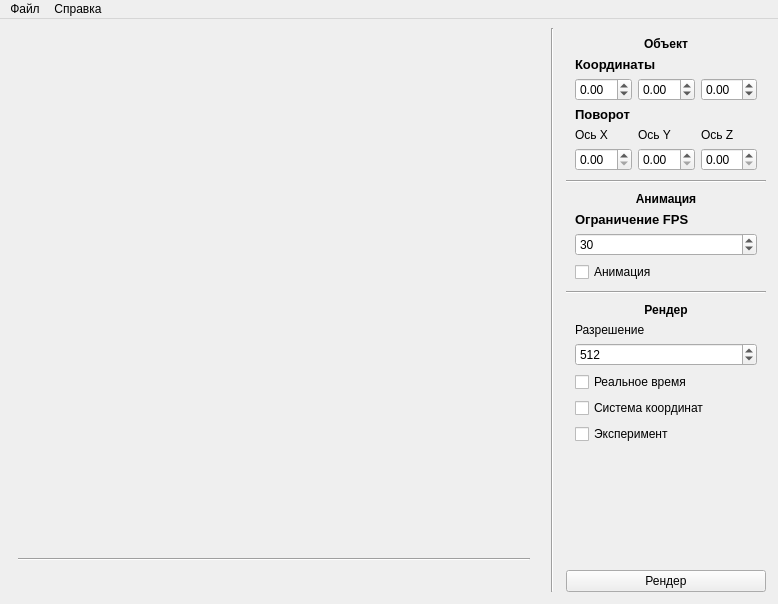
<?xml version="1.0" encoding="UTF-8"?>
<ui version="4.0">
 <class>mainWindow</class>
 <widget class="QMainWindow" name="mainWindow">
  <property name="geometry">
   <rect>
    <x>0</x>
    <y>0</y>
    <width>778</width>
    <height>604</height>
   </rect>
  </property>
  <property name="sizePolicy">
   <sizepolicy hsizetype="Preferred" vsizetype="Minimum">
    <horstretch>0</horstretch>
    <verstretch>0</verstretch>
   </sizepolicy>
  </property>
  <property name="windowTitle">
   <string>Лабораторная №1 по ООП</string>
  </property>
  <widget class="QWidget" name="mainWidget">
   <layout class="QGridLayout" name="gridLayout">
    <property name="rightMargin">
     <number>12</number>
    </property>
    <property name="bottomMargin">
     <number>12</number>
    </property>
    <property name="spacing">
     <number>12</number>
    </property>
    <item row="0" column="2" rowspan="3">
     <widget class="Line" name="mainSeparator">
      <property name="orientation">
       <enum>Qt::Vertical</enum>
      </property>
     </widget>
    </item>
    <item row="0" column="4" rowspan="3">
     <widget class="QWidget" name="menuWidget" native="true">
      <property name="sizePolicy">
       <sizepolicy hsizetype="Expanding" vsizetype="Expanding">
        <horstretch>0</horstretch>
        <verstretch>0</verstretch>
       </sizepolicy>
      </property>
      <property name="minimumSize">
       <size>
        <width>200</width>
        <height>0</height>
       </size>
      </property>
      <property name="maximumSize">
       <size>
        <width>300</width>
        <height>16777215</height>
       </size>
      </property>
      <layout class="QGridLayout" name="gridLayout_2">
       <property name="leftMargin">
        <number>0</number>
       </property>
       <property name="topMargin">
        <number>0</number>
       </property>
       <property name="rightMargin">
        <number>0</number>
       </property>
       <property name="bottomMargin">
        <number>0</number>
       </property>
       <property name="spacing">
        <number>0</number>
       </property>
       <item row="2" column="0">
        <widget class="QWidget" name="objectWidget" native="true">
         <layout class="QGridLayout" name="gridLayout_4">
          <item row="4" column="0" colspan="3">
           <widget class="QLabel" name="objectRotateLabel">
            <property name="font">
             <font>
              <pointsize>10</pointsize>
              <bold>true</bold>
             </font>
            </property>
            <property name="text">
             <string>Поворот</string>
            </property>
            <property name="alignment">
             <set>Qt::AlignLeading|Qt::AlignLeft|Qt::AlignVCenter</set>
            </property>
           </widget>
          </item>
          <item row="5" column="1">
           <widget class="QLabel" name="objectRotateYLabel">
            <property name="text">
             <string>Ось Y</string>
            </property>
           </widget>
          </item>
          <item row="1" column="0" colspan="3">
           <widget class="QLabel" name="objectCoordsLabel">
            <property name="font">
             <font>
              <pointsize>10</pointsize>
              <bold>true</bold>
             </font>
            </property>
            <property name="text">
             <string>Координаты</string>
            </property>
           </widget>
          </item>
          <item row="6" column="2">
           <widget class="QDoubleSpinBox" name="objectRotateZ">
            <property name="maximum">
             <double>360.000000000000000</double>
            </property>
            <property name="singleStep">
             <double>5.000000000000000</double>
            </property>
           </widget>
          </item>
          <item row="6" column="1">
           <widget class="QDoubleSpinBox" name="objectRotateY">
            <property name="maximum">
             <double>360.000000000000000</double>
            </property>
            <property name="singleStep">
             <double>5.000000000000000</double>
            </property>
           </widget>
          </item>
          <item row="2" column="0">
           <widget class="QDoubleSpinBox" name="objectX">
            <property name="minimum">
             <double>-10.000000000000000</double>
            </property>
            <property name="maximum">
             <double>10.000000000000000</double>
            </property>
            <property name="singleStep">
             <double>0.100000000000000</double>
            </property>
           </widget>
          </item>
          <item row="2" column="2">
           <widget class="QDoubleSpinBox" name="objectZ">
            <property name="minimum">
             <double>-10.000000000000000</double>
            </property>
            <property name="maximum">
             <double>10.000000000000000</double>
            </property>
            <property name="singleStep">
             <double>0.100000000000000</double>
            </property>
           </widget>
          </item>
          <item row="0" column="0" colspan="3">
           <widget class="QLabel" name="objectLabel">
            <property name="font">
             <font>
              <bold>true</bold>
             </font>
            </property>
            <property name="text">
             <string>Объект</string>
            </property>
            <property name="alignment">
             <set>Qt::AlignCenter</set>
            </property>
           </widget>
          </item>
          <item row="2" column="1">
           <widget class="QDoubleSpinBox" name="objectY">
            <property name="minimum">
             <double>-10.000000000000000</double>
            </property>
            <property name="maximum">
             <double>10.000000000000000</double>
            </property>
            <property name="singleStep">
             <double>0.100000000000000</double>
            </property>
           </widget>
          </item>
          <item row="5" column="2">
           <widget class="QLabel" name="objectRotateZLabel">
            <property name="text">
             <string>Ось Z</string>
            </property>
           </widget>
          </item>
          <item row="6" column="0">
           <widget class="QDoubleSpinBox" name="objectRotateX">
            <property name="maximum">
             <double>360.000000000000000</double>
            </property>
            <property name="singleStep">
             <double>5.000000000000000</double>
            </property>
           </widget>
          </item>
          <item row="5" column="0">
           <widget class="QLabel" name="objectRotateXLabel">
            <property name="text">
             <string>Ось X</string>
            </property>
           </widget>
          </item>
         </layout>
        </widget>
       </item>
       <item row="7" column="0">
        <spacer name="menuSpacer">
         <property name="orientation">
          <enum>Qt::Vertical</enum>
         </property>
         <property name="sizeType">
          <enum>QSizePolicy::Expanding</enum>
         </property>
         <property name="sizeHint" stdset="0">
          <size>
           <width>0</width>
           <height>0</height>
          </size>
         </property>
        </spacer>
       </item>
       <item row="5" column="0">
        <widget class="Line" name="menuSeparator1">
         <property name="orientation">
          <enum>Qt::Horizontal</enum>
         </property>
        </widget>
       </item>
       <item row="4" column="0">
        <widget class="QWidget" name="animationWidget" native="true">
         <layout class="QGridLayout" name="gridLayout_5">
          <item row="2" column="0">
           <widget class="QSpinBox" name="animationFPSSpinBox">
            <property name="minimum">
             <number>1</number>
            </property>
            <property name="maximum">
             <number>120</number>
            </property>
            <property name="value">
             <number>30</number>
            </property>
           </widget>
          </item>
          <item row="0" column="0">
           <widget class="QLabel" name="animationLabel">
            <property name="font">
             <font>
              <bold>true</bold>
             </font>
            </property>
            <property name="text">
             <string>Анимация</string>
            </property>
            <property name="alignment">
             <set>Qt::AlignCenter</set>
            </property>
           </widget>
          </item>
          <item row="3" column="0">
           <widget class="QCheckBox" name="animationCheck">
            <property name="text">
             <string>Анимация</string>
            </property>
           </widget>
          </item>
          <item row="1" column="0">
           <widget class="QLabel" name="label">
            <property name="font">
             <font>
              <pointsize>10</pointsize>
              <bold>true</bold>
             </font>
            </property>
            <property name="text">
             <string>Ограничение FPS</string>
            </property>
           </widget>
          </item>
         </layout>
        </widget>
       </item>
       <item row="3" column="0">
        <widget class="Line" name="menuSeparator2">
         <property name="orientation">
          <enum>Qt::Horizontal</enum>
         </property>
        </widget>
       </item>
       <item row="8" column="0">
        <widget class="QPushButton" name="menuRenderButton">
         <property name="text">
          <string>Рендер</string>
         </property>
        </widget>
       </item>
       <item row="6" column="0">
        <widget class="QWidget" name="renderWidget" native="true">
         <layout class="QGridLayout" name="gridLayout_3">
          <item row="1" column="0">
           <widget class="QLabel" name="renderResolutionLabel">
            <property name="text">
             <string>Разрешение</string>
            </property>
           </widget>
          </item>
          <item row="0" column="0">
           <widget class="QLabel" name="renderLabel">
            <property name="font">
             <font>
              <bold>true</bold>
             </font>
            </property>
            <property name="text">
             <string>Рендер</string>
            </property>
            <property name="alignment">
             <set>Qt::AlignCenter</set>
            </property>
           </widget>
          </item>
          <item row="4" column="0">
           <widget class="QCheckBox" name="renderCoordSystemCheck">
            <property name="text">
             <string>Система координат</string>
            </property>
           </widget>
          </item>
          <item row="3" column="0">
           <widget class="QCheckBox" name="renderRTCheck">
            <property name="text">
             <string>Реальное время</string>
            </property>
           </widget>
          </item>
          <item row="2" column="0">
           <widget class="QSpinBox" name="renderResolutionSpinBox">
            <property name="minimum">
             <number>64</number>
            </property>
            <property name="maximum">
             <number>1024</number>
            </property>
            <property name="singleStep">
             <number>64</number>
            </property>
            <property name="value">
             <number>512</number>
            </property>
           </widget>
          </item>
          <item row="5" column="0">
           <widget class="QCheckBox" name="renderExperimentCheck">
            <property name="text">
             <string>Эксперимент</string>
            </property>
           </widget>
          </item>
         </layout>
        </widget>
       </item>
      </layout>
     </widget>
    </item>
    <item row="0" column="1" rowspan="3">
     <widget class="QWidget" name="resultWidget" native="true">
      <layout class="QGridLayout" name="gridLayout_6">
       <item row="0" column="0">
        <widget class="QLabel" name="resultLabel">
         <property name="minimumSize">
          <size>
           <width>512</width>
           <height>512</height>
          </size>
         </property>
         <property name="text">
          <string/>
         </property>
         <property name="scaledContents">
          <bool>false</bool>
         </property>
         <property name="alignment">
          <set>Qt::AlignCenter</set>
         </property>
        </widget>
       </item>
       <item row="1" column="0">
        <widget class="Line" name="resultSeparator">
         <property name="orientation">
          <enum>Qt::Horizontal</enum>
         </property>
        </widget>
       </item>
       <item row="2" column="0">
        <widget class="QLabel" name="resultTimeLabel">
         <property name="sizePolicy">
          <sizepolicy hsizetype="Preferred" vsizetype="Fixed">
           <horstretch>0</horstretch>
           <verstretch>0</verstretch>
          </sizepolicy>
         </property>
         <property name="minimumSize">
          <size>
           <width>0</width>
           <height>16</height>
          </size>
         </property>
         <property name="maximumSize">
          <size>
           <width>16777215</width>
           <height>16</height>
          </size>
         </property>
         <property name="text">
          <string/>
         </property>
         <property name="alignment">
          <set>Qt::AlignRight|Qt::AlignTrailing|Qt::AlignVCenter</set>
         </property>
        </widget>
       </item>
      </layout>
     </widget>
    </item>
   </layout>
  </widget>
  <widget class="QMenuBar" name="mainTopMenuBar">
   <property name="geometry">
    <rect>
     <x>0</x>
     <y>0</y>
     <width>778</width>
     <height>22</height>
    </rect>
   </property>
   <widget class="QMenu" name="topMenuFile">
    <property name="title">
     <string>Файл</string>
    </property>
    <addaction name="actionOpen"/>
   </widget>
   <widget class="QMenu" name="topMenuAbout">
    <property name="title">
     <string>Справка</string>
    </property>
    <addaction name="actionAbout"/>
   </widget>
   <addaction name="topMenuFile"/>
   <addaction name="topMenuAbout"/>
  </widget>
  <action name="actionAbout">
   <property name="text">
    <string>О программе</string>
   </property>
  </action>
  <action name="actionOpen">
   <property name="text">
    <string>Открыть</string>
   </property>
  </action>
 </widget>
 <resources/>
 <connections>
  <connection>
   <sender>renderRTCheck</sender>
   <signal>toggled(bool)</signal>
   <receiver>menuRenderButton</receiver>
   <slot>setDisabled(bool)</slot>
   <hints>
    <hint type="sourcelabel">
     <x>738</x>
     <y>387</y>
    </hint>
    <hint type="destinationlabel">
     <x>747</x>
     <y>520</y>
    </hint>
   </hints>
  </connection>
 </connections>
</ui>
